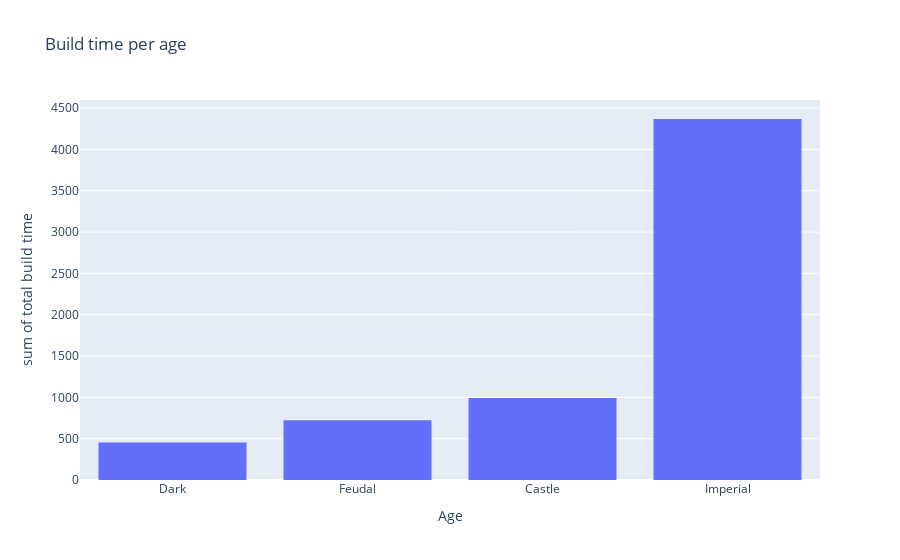

Notebook cell for this chart:
### Code cell
px.histogram(data_frame=flattened_stru,y='build_time',x='age',
            title='Build time per age',labels={"age":"Age","build_time":"total build time"})

### Figure 1 — Plotly figure (JSON) as saved in the notebook; plotly's stock layout.template omitted (floating-point values rounded to 4 significant figures)
{"data": [{"alignmentgroup": "True", "bingroup": "x", "histfunc": "sum", "hovertemplate": "Age=%{x}<br>sum of total build time=%{y}<extra></extra>", "legendgroup": "", "marker": {"color": "#636efa"}, "name": "", "offsetgroup": "", "orientation": "v", "showlegend": false, "type": "histogram", "x": ["Dark", "Dark", "Dark", "Dark", "Dark", "Dark", "Dark", "Dark", "Dark", "Feudal", "Feudal", "Feudal", "Feudal", "Feudal", "Feudal", "Feudal", "Feudal", "Feudal", "Feudal", "Feudal", "Castle", "Castle", "Castle", "Castle", "Castle", "Castle", "Castle", "Castle", "Castle", "Castle", "Castle", "Castle", "Castle", "Castle", "Castle", "Imperial", "Imperial", "Imperial", "Imperial", "Imperial", "Imperial", "Imperial", "Imperial", "Imperial", "Imperial", "Imperial", "Imperial", "Imperial", "Imperial", "Imperial", "Dark", "Dark", "Feudal", "Feudal", "Feudal", "Castle", "Castle", "Imperial", "Imperial"], "xaxis": "x", "y": [50, 35, 15, 53, 25, 35, 35, 35, 150, 50, 50, 40, 35, 25, 35, 60, 35, 35, 50, 150, 50, 50, 40, 200, 35, 25, 35, 60, 35, 35, 40, 40, 50, 150, 60, 50, 50, 40, 35, 25, 35, 60, 35, 35, 40, 40, 50, 150, 60, 3503, 15, 5, 70, 8, 80, 8, 80, 80, 80], "yaxis": "y"}], "layout": {"barmode": "relative", "legend": {"tracegroupgap": 0}, "title": {"text": "Build time per age"}, "xaxis": {"anchor": "y", "domain": [0, 1], "title": {"text": "Age"}}, "yaxis": {"anchor": "x", "domain": [0, 1], "title": {"text": "sum of total build time"}}}}
